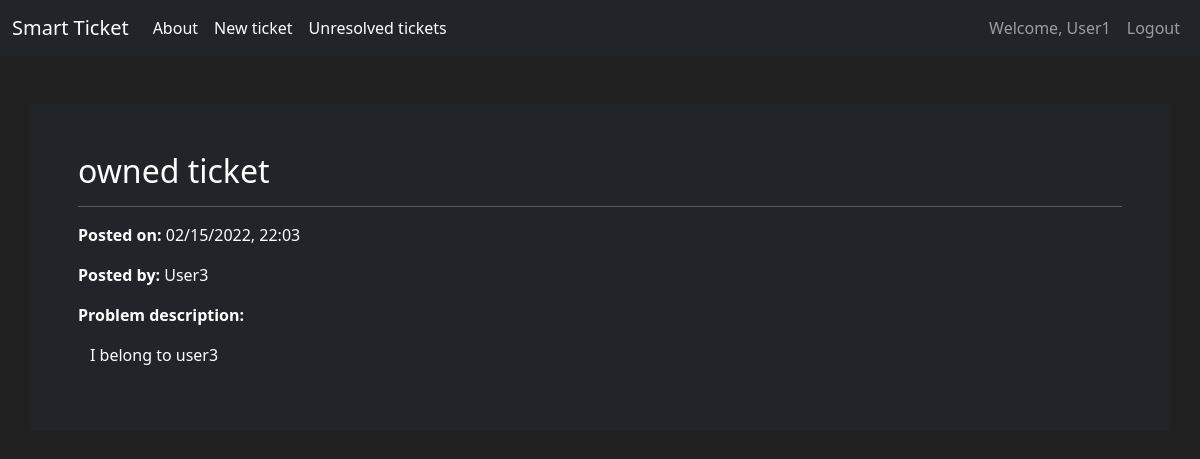
/ticket/4 (signed in), run on an earlier commit of the app's database.
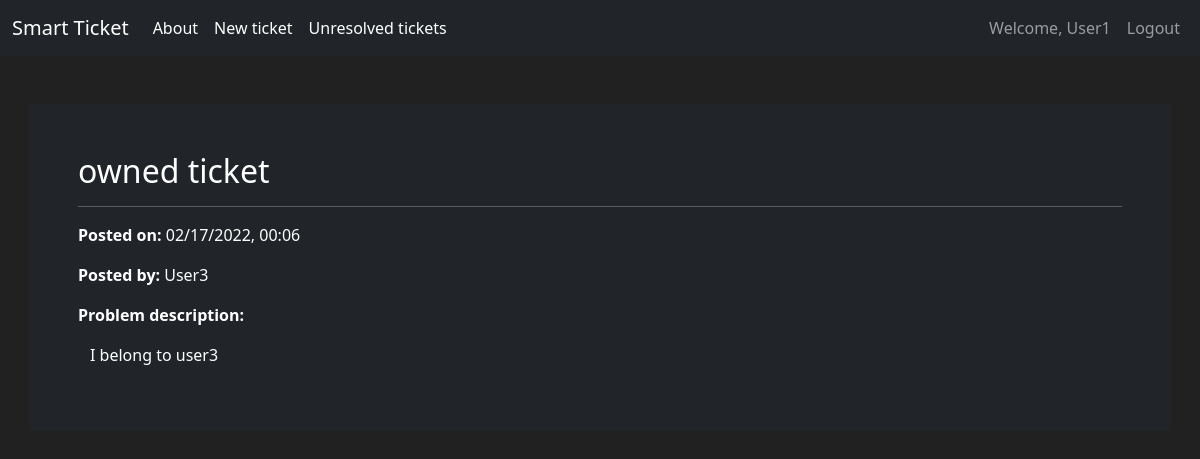
And on a later commit of the database.
### smart_ticket/models.py (models this page shows, shortened)
class Ticket(db.Model):
    id = db.Column(db.Integer(),primary_key = True)
    subject = db.Column(db.String(length=30), nullable=False)
    issue_description = db.Column(db.Text(length=2500))
    creation_time = db.Column(db.DateTime(),nullable=False, default = datetime.now())
    author_id = db.Column(db.Integer(), db.ForeignKey('user.id'), nullable=True)
    is_solved = db.Column(db.Boolean(), nullable=False, default = False)
    log_messages = db.relationship('TicketLogMessage',backref='ticket', lazy=True)

### smart_ticket/routes.py (the view)
@app.route('/ticket/<int:id>')
@login_required
def ticket_detail_page(id:int):
    ticket = Ticket.query.get_or_404(id)
    return render_template('ticket_detail.html', ticket=ticket)

### smart_ticket/models.py (called while the page is built)
@login_manager.user_loader
def load_user(user_id):
    return User.query.get(int(user_id))

### smart_ticket/routes.py (called while the page is built)
@app.template_filter('format_time')
def format_time(timestamp):
    return timestamp.strftime("%m/%d/%Y, %H:%M")

### smart_ticket/templates/ticket_detail.html (shortened to what this page needs)
{% extends 'base.html' %}
{% block content %}
<div class = "container bg-dark m-5 p-5 mx-auto">
    <h2>{{ticket.subject}}</h2>
    <hr>
    <p><strong> Posted on: </strong>{{ticket.creation_time|format_time}}</p>
    {% if ticket.author.username|length  %}
    <p><strong>Posted by: </strong>{{ticket.author.username}}</p>
    {%  else %}
    <p><strong>Posted by: Anonymous user</strong></p>
    {% endif %}
    <p><strong>Problem description:</strong></p>
    <div class ="container border-white">
        <p>{{ticket.issue_description}}</p>
    </div>
</div>
{% endblock content %}

What changed in the data, as far as the page shows it:
changed Ticket "owned ticket": creation_time "02/15/2022, 22:03" → "02/17/2022, 00:06"
